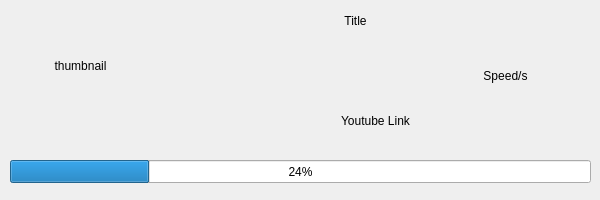
<?xml version="1.0" encoding="UTF-8"?>
<ui version="4.0">
 <class>HistoryList</class>
 <widget class="QDialog" name="HistoryList">
  <property name="geometry">
   <rect>
    <x>0</x>
    <y>0</y>
    <width>600</width>
    <height>200</height>
   </rect>
  </property>
  <property name="windowTitle">
   <string>Dialog</string>
  </property>
  <widget class="QLabel" name="label">
   <property name="geometry">
    <rect>
     <x>10</x>
     <y>10</y>
     <width>141</width>
     <height>111</height>
    </rect>
   </property>
   <property name="text">
    <string>thumbnail</string>
   </property>
   <property name="alignment">
    <set>Qt::AlignCenter</set>
   </property>
  </widget>
  <widget class="QProgressBar" name="progressBar">
   <property name="geometry">
    <rect>
     <x>10</x>
     <y>160</y>
     <width>581</width>
     <height>23</height>
    </rect>
   </property>
   <property name="value">
    <number>24</number>
   </property>
  </widget>
  <widget class="QLabel" name="label_2">
   <property name="geometry">
    <rect>
     <x>140</x>
     <y>10</y>
     <width>431</width>
     <height>21</height>
    </rect>
   </property>
   <property name="text">
    <string>Title</string>
   </property>
   <property name="alignment">
    <set>Qt::AlignCenter</set>
   </property>
  </widget>
  <widget class="QLabel" name="label_3">
   <property name="geometry">
    <rect>
     <x>200</x>
     <y>110</y>
     <width>351</width>
     <height>21</height>
    </rect>
   </property>
   <property name="text">
    <string>Youtube Link</string>
   </property>
   <property name="alignment">
    <set>Qt::AlignCenter</set>
   </property>
  </widget>
  <widget class="QLabel" name="label_4">
   <property name="geometry">
    <rect>
     <x>460</x>
     <y>60</y>
     <width>91</width>
     <height>31</height>
    </rect>
   </property>
   <property name="text">
    <string>Speed/s</string>
   </property>
   <property name="alignment">
    <set>Qt::AlignCenter</set>
   </property>
  </widget>
 </widget>
 <resources/>
 <connections/>
</ui>
